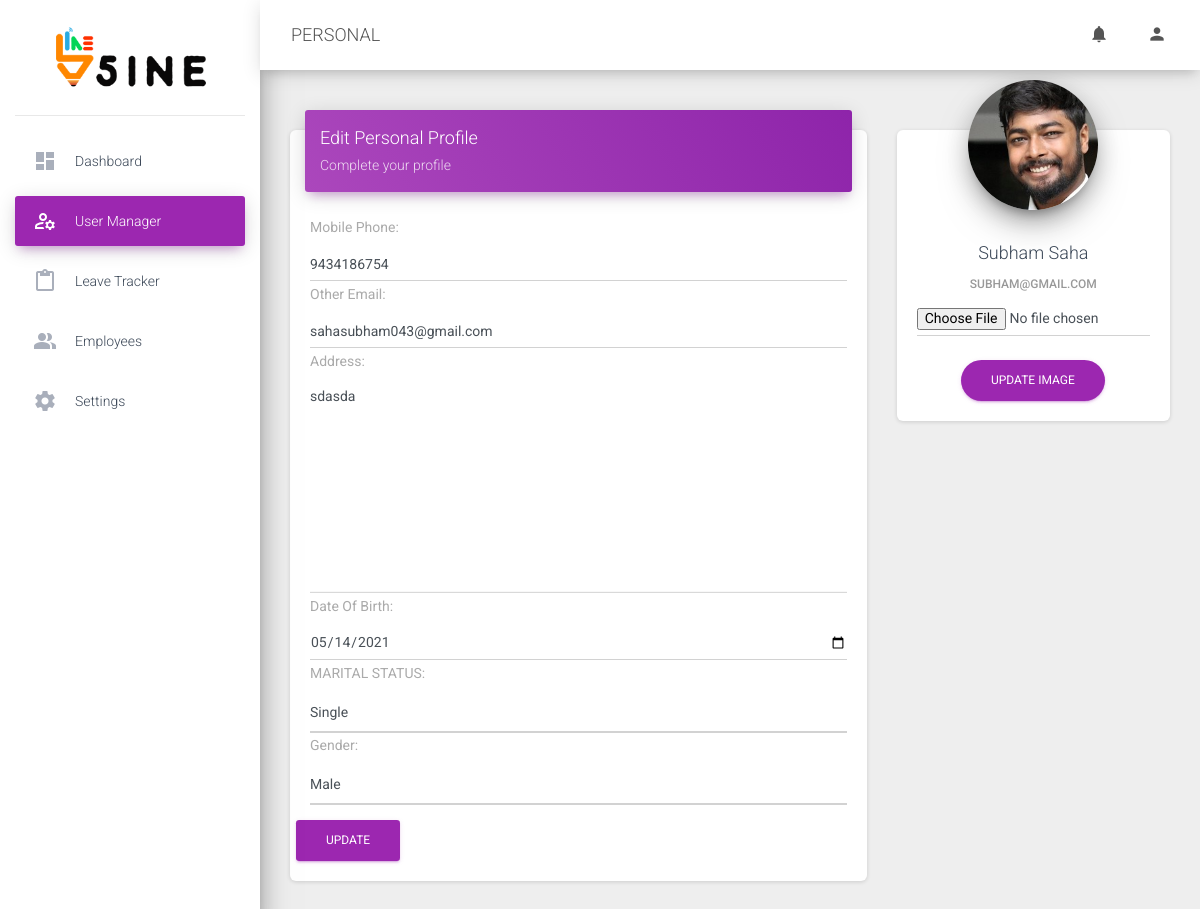
/user/profile/personal/ (signed in), run on the app's committed database.
### employee/models.py (models this page shows, shortened)
class Personal(models.Model):
    SINGLE = 'SG'
    MARRIED = 'MD'
    MALE = 'ML'
    FEMALE = 'FL'
    MARITAL_STATUS_CHOICES = [
        (SINGLE, 'Single'),
        (MARRIED, 'Married'),
    ]
    GENDER_CHOICES = [
        (MALE, 'Male'),
        (FEMALE, 'Female'),
    ]
    Employee = models.OneToOneField(settings.AUTH_USER_MODEL, null=True, blank=True, on_delete=models.CASCADE, related_name='employee',)
    Mobile_Phone = models.CharField(max_length=50, blank=True, null=True)
    Other_Email = models.CharField(max_length=50, blank=True, null=True)
    Address = models.TextField(blank=True, null=True)
    Date_Of_Birth = models.DateField(auto_now=False, auto_now_add=False,  default=timezone.now)
    MARITAL_STATUS = models.CharField(
        max_length=2,
        choices=MARITAL_STATUS_CHOICES,
        default=SINGLE,
    )
    Gender = models.CharField(
        max_length=2,
        choices=GENDER_CHOICES,
        default=MALE,
    )
    timestamp = models.DateTimeField(auto_now_add=True)

class PersonalImage(models.Model):
    Employee = models.OneToOneField(settings.AUTH_USER_MODEL, null=True, blank=True, on_delete=models.CASCADE)
    image = models.ImageField(upload_to='profileimage/', blank=True, null=True)
    timestamp = models.DateTimeField(auto_now_add=True)

### UserAuth/views.py (the view, shortened to what this page needs)
# urls.py: path('profile/personal/', personal, name="personal"),
@login_required
def personal(request):
    try:
        userNotif = UserNotification.objects.get(Employee=request.user.id)
    except:
        userNotif = False
    profileimage = PersonalImage.objects.get(Employee=request.user)
    try:
        employee = Personal.objects.get(Employee=request.user)
        initial_dict_personal = {
            "Mobile_Phone" : employee.Mobile_Phone,
            "Other_Email" : employee.Other_Email,
            "Address" : employee.Address,
            "Date_Of_Birth" : employee.Date_Of_Birth,
            "MARITAL_STATUS" : employee.MARITAL_STATUS,
            "Gender" : employee.Gender,
        }
        if request.POST.get('updateFormValues'):
            form = PersonalForm(request.POST or None, initial = initial_dict_personal)
            if form.is_valid():
                employee.Mobile_Phone = request.POST.get("Mobile_Phone")
                employee.Other_Email = request.POST.get("Other_Email")
                employee.Address = request.POST.get("Address")
                employee.Date_Of_Birth = request.POST.get("Date_Of_Birth")
                employee.MARITAL_STATUS = request.POST.get("MARITAL_STATUS")
                employee.Gender = request.POST.get("Gender")
                employee.save()
                return render(request, 'personal.html', {'form': form, 'success': True, 'successMessage': 'Personal Profile Updated Successfully', 'profileimage': profileimage, 'userNotif': userNotif})
        else:
            form = PersonalForm(initial = initial_dict_personal)
    except:
        initial_dict_personal = {
            "Mobile_Phone" : "",
            "Other_Email" : "",
            "Address" : "",
        }
        if request.POST.get('updateFormValues'):
            form = PersonalForm(request.POST, initial = initial_dict_personal)
            if form.is_valid():
                Mobile_Phone = request.POST.get("Mobile_Phone")
                Other_Email = request.POST.get("Other_Email")
                Address = request.POST.get("Address")
                Date_Of_Birth = request.POST.get("Date_Of_Birth")
                MARITAL_STATUS = request.POST.get("MARITAL_STATUS")
                Gender = request.POST.get("Gender")
                Employee = request.user
                user = Personal.objects.create(Mobile_Phone=Mobile_Phone,Other_Email=Other_Email, Address=Address, Date_Of_Birth=Date_Of_Birth, MARITAL_STATUS=MARITAL_STATUS, Gender=Gender, Employee=Employee)
                return render(request, 'personal.html', {'form': form, 'success': True, 'successMessage': 'Personal Profile Updated Successfully', 'userNotif': userNotif})
        elif request.POST.get('imageUpdateBtn'):
            form = PersonalForm(initial = initial_dict_personal)
            try:
                images = request.FILES["image"]
                print(images)
                profileimage.image.delete()
                profileimage.image = images
                profileimage.save()
                return render(request, 'personal.html', {'form': form, 'success': True, 'successMessage': 'Profile Image Updated Successfully', 'profileimage': profileimage, 'userNotif': userNotif})
            except:
                return render(request, 'personal.html', {'form': form, 'profileimage': profileimage, 'userNotif': userNotif})
        else:
            form = PersonalForm(initial = initial_dict_personal)
    return render(request, 'personal.html', {'form': form, 'profileimage': profileimage, 'userNotif': userNotif})

### employee/forms.py
class PersonalForm(ModelForm):
    class Meta:
        model = Personal
        fields = ['Mobile_Phone', 'Other_Email', 'Address', 'Date_Of_Birth', 'MARITAL_STATUS', 'Gender']
        MARITAL_STATUS_CHOICES = (
            ('SG', 'Single'),
            ('MD', 'Married'),
        )
        GENDER_CHOICES = (
            ('ML', 'Male'),
            ('FL', 'Female'),
        )
        widgets = {
            'Mobile_Phone': TextInput(attrs={'class' : 'form-control'}),
            'Other_Email': TextInput(attrs={'class' : 'form-control'}),
            'Address': Textarea(attrs={'class' : 'form-control'}),
            'Date_Of_Birth': DateInput(attrs={'class' : 'form-control'}),
            'MARITAL_STATUS': forms.Select(choices=MARITAL_STATUS_CHOICES,attrs={'class': 'form-control'}),
            'Gender': forms.Select(choices=GENDER_CHOICES,attrs={'class': 'form-control'}),
        }

### UserAuth/templates/personal.html (shortened to what this page needs)
{% extends 'base.html' %}
{% load static %}
{% block css %}
<link href="{% static 'css/toastr.css'%}" rel="stylesheet" />
{% endblock %}
{% block content %}
{% include 'navbar.html' with userNotif=userNotif %}
      <div class="content">
        <div class="container-fluid">
          <div class="row">
            <div class="col-md-8">
              <div class="card">
                <div class="card-header card-header-primary">
                  <h4 class="card-title">Edit Personal Profile</h4>
                  <p class="card-category">Complete your profile</p>
                </div>
                <div class="card-body">
                  <form method="POST">{% csrf_token %}
                    <div class="row">
                            <div class="col-md-12">
                              <div class="form-group">
                                {{form}}
                              </div>
                            </div>
                            <input type="submit" name="updateFormValues" id="updateFormValues" class="btn btn-primary" value="Update">
                    </div>
                  </form>
                </div>
              </div>
            </div>
            <div class="col-md-4 stickyDiv">
                <div class="card card-profile">
                  <div class="card-avatar">
                    <a href="javascript:;">
                      {% if profileimage.image %}
                      <img class="img" src="{{profileimage.image.url}}" />
                      {% else %}
                      <img src="{% static 'img/avatar.JPG' %}" alt="">
                      {% endif %}
                    </a>
                  </div>
                  <div class="card-body">
                    <h4 class="card-title" style="text-transform: capitalize;">{{request.user.first_name}} {{request.user.last_name}}</h4>
                    <h6 class="card-category text-gray">{{request.user.email}}</h6>
                    <form method="POST"  enctype="multipart/form-data" id="imageForm">{% csrf_token %}
                      <input type="file" class="form-control" name="image" id="my_image">
                      <div class="form-group"></div>
                        <input class="btn btn-primary btn-round" type="submit" value="Update Image" name="imageUpdateBtn" id="imageUpdateBtn">
                      </div>
                  </div>
                </div>
              </div>
          </div>
        </div>
      </div>
{% endblock %}

### UserAuth/templates/personal.html (style rules this page uses)
.stickyDiv { position: sticky; top:25px; }

### data on the page
Personal: Mobile_Phone "9434186754", Other_Email "sahasubham043@gmail.com", Address "sdasda", Date_Of_Birth "05/14/2021", MARITAL_STATUS "Single", Gender "Male"
PersonalImage: image (picture)

### other printed values
{{ request.resolver_match.url_name }} "PERSONAL"
{{ request.user.first_name }} "Subham"
{{ request.user.last_name }} "Saha"
{{ request.user.email }} "SUBHAM@GMAIL.COM"
